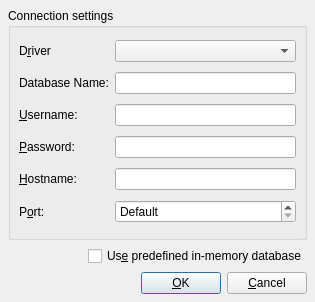
<ui version="4.0" >
 <author></author>
 <comment></comment>
 <exportmacro></exportmacro>
 <class>ConnDialogUi</class>
 <widget class="QDialog" name="ConnDialogUi" >
  <property name="geometry" >
   <rect>
    <x>0</x>
    <y>0</y>
    <width>315</width>
    <height>302</height>
   </rect>
  </property>
  <property name="windowTitle" >
   <string>Connect...</string>
  </property>
  <layout class="QVBoxLayout" >
   <property name="margin" >
    <number>8</number>
   </property>
   <property name="spacing" >
    <number>6</number>
   </property>
   <item>
    <widget class="QGroupBox" name="connGroupBox" >
     <property name="title" >
      <string>Connection settings</string>
     </property>
     <layout class="QGridLayout" >
      <property name="margin" >
       <number>8</number>
      </property>
      <property name="spacing" >
       <number>6</number>
      </property>
      <item row="0" column="1" >
       <widget class="QComboBox" name="comboDriver" />
      </item>
      <item row="2" column="0" >
       <widget class="QLabel" name="textLabel4" >
        <property name="text" >
         <string>&amp;Username:</string>
        </property>
        <property name="buddy" >
         <cstring>editUsername</cstring>
        </property>
       </widget>
      </item>
      <item row="0" column="0" >
       <widget class="QLabel" name="textLabel2" >
        <property name="text" >
         <string>D&amp;river</string>
        </property>
        <property name="buddy" >
         <cstring>comboDriver</cstring>
        </property>
       </widget>
      </item>
      <item row="1" column="1" >
       <widget class="QLineEdit" name="editDatabase" />
      </item>
      <item row="5" column="1" >
       <widget class="QSpinBox" name="portSpinBox" >
        <property name="specialValueText" >
         <string>Default</string>
        </property>
        <property name="maximum" >
         <number>65535</number>
        </property>
        <property name="minimum" >
         <number>-1</number>
        </property>
        <property name="value" >
         <number>-1</number>
        </property>
       </widget>
      </item>
      <item row="1" column="0" >
       <widget class="QLabel" name="textLabel3" >
        <property name="text" >
         <string>Database Name:</string>
        </property>
        <property name="buddy" >
         <cstring>editDatabase</cstring>
        </property>
       </widget>
      </item>
      <item row="3" column="1" >
       <widget class="QLineEdit" name="editPassword" >
        <property name="echoMode" >
         <enum>QLineEdit::Password</enum>
        </property>
       </widget>
      </item>
      <item row="2" column="1" >
       <widget class="QLineEdit" name="editUsername" />
      </item>
      <item row="4" column="1" >
       <widget class="QLineEdit" name="editHostname" />
      </item>
      <item row="4" column="0" >
       <widget class="QLabel" name="textLabel5" >
        <property name="text" >
         <string>&amp;Hostname:</string>
        </property>
        <property name="buddy" >
         <cstring>editHostname</cstring>
        </property>
       </widget>
      </item>
      <item row="5" column="0" >
       <widget class="QLabel" name="textLabel5_2" >
        <property name="text" >
         <string>P&amp;ort:</string>
        </property>
        <property name="buddy" >
         <cstring>portSpinBox</cstring>
        </property>
       </widget>
      </item>
      <item row="3" column="0" >
       <widget class="QLabel" name="textLabel4_2" >
        <property name="text" >
         <string>&amp;Password:</string>
        </property>
        <property name="buddy" >
         <cstring>editPassword</cstring>
        </property>
       </widget>
      </item>
     </layout>
    </widget>
   </item>
   <item>
    <layout class="QHBoxLayout" >
     <property name="margin" >
      <number>0</number>
     </property>
     <property name="spacing" >
      <number>6</number>
     </property>
     <item>
      <spacer>
       <property name="orientation" >
        <enum>Qt::Horizontal</enum>
       </property>
       <property name="sizeHint" >
        <size>
         <width>40</width>
         <height>20</height>
        </size>
       </property>
      </spacer>
     </item>
     <item>
      <widget class="QCheckBox" name="dbCheckBox" >
       <property name="text" >
        <string>Us&amp;e predefined in-memory database</string>
       </property>
      </widget>
     </item>
    </layout>
   </item>
   <item>
    <layout class="QHBoxLayout" >
     <property name="margin" >
      <number>0</number>
     </property>
     <property name="spacing" >
      <number>6</number>
     </property>
     <item>
      <spacer>
       <property name="orientation" >
        <enum>Qt::Horizontal</enum>
       </property>
       <property name="sizeType" >
        <enum>QSizePolicy::Expanding</enum>
       </property>
       <property name="sizeHint" >
        <size>
         <width>20</width>
         <height>20</height>
        </size>
       </property>
      </spacer>
     </item>
     <item>
      <widget class="QPushButton" name="okButton" >
       <property name="text" >
        <string>&amp;OK</string>
       </property>
       <property name="default" >
        <bool>true</bool>
       </property>
      </widget>
     </item>
     <item>
      <widget class="QPushButton" name="cancelButton" >
       <property name="text" >
        <string>&amp;Cancel</string>
       </property>
      </widget>
     </item>
    </layout>
   </item>
  </layout>
 </widget>
 <pixmapfunction></pixmapfunction>
 <tabstops>
  <tabstop>comboDriver</tabstop>
  <tabstop>editDatabase</tabstop>
  <tabstop>editUsername</tabstop>
  <tabstop>editPassword</tabstop>
  <tabstop>editHostname</tabstop>
  <tabstop>portSpinBox</tabstop>
  <tabstop>dbCheckBox</tabstop>
  <tabstop>okButton</tabstop>
  <tabstop>cancelButton</tabstop>
 </tabstops>
 <resources/>
 <connections/>
</ui>
